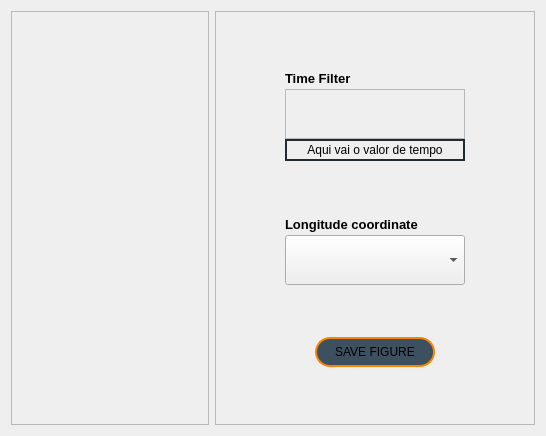
<?xml version="1.0" encoding="UTF-8"?>
<ui version="4.0">
 <class>WindButton_LonLatProfile</class>
 <widget class="QWidget" name="WindButton_LonLatProfile">
  <property name="geometry">
   <rect>
    <x>0</x>
    <y>0</y>
    <width>546</width>
    <height>436</height>
   </rect>
  </property>
  <property name="windowTitle">
   <string>Form</string>
  </property>
  <layout class="QHBoxLayout" name="horizontalLayout">
   <item>
    <widget class="QFrame" name="frame">
     <property name="frameShape">
      <enum>QFrame::Shape::StyledPanel</enum>
     </property>
     <property name="frameShadow">
      <enum>QFrame::Shadow::Raised</enum>
     </property>
    </widget>
   </item>
   <item>
    <widget class="QFrame" name="frame_2">
     <property name="minimumSize">
      <size>
       <width>320</width>
       <height>0</height>
      </size>
     </property>
     <property name="maximumSize">
      <size>
       <width>320</width>
       <height>16777215</height>
      </size>
     </property>
     <property name="frameShape">
      <enum>QFrame::Shape::StyledPanel</enum>
     </property>
     <property name="frameShadow">
      <enum>QFrame::Shadow::Raised</enum>
     </property>
     <layout class="QGridLayout" name="gridLayout">
      <item row="0" column="0">
       <layout class="QHBoxLayout" name="horizontalLayout_7">
        <item>
         <spacer name="horizontalSpacer_34">
          <property name="orientation">
           <enum>Qt::Orientation::Horizontal</enum>
          </property>
          <property name="sizeHint" stdset="0">
           <size>
            <width>28</width>
            <height>13</height>
           </size>
          </property>
         </spacer>
        </item>
        <item>
         <layout class="QVBoxLayout" name="verticalLayout_13">
          <property name="spacing">
           <number>0</number>
          </property>
          <item>
           <widget class="QLabel" name="TimeFilterLabel">
            <property name="minimumSize">
             <size>
              <width>180</width>
              <height>22</height>
             </size>
            </property>
            <property name="maximumSize">
             <size>
              <width>180</width>
              <height>22</height>
             </size>
            </property>
            <property name="font">
             <font>
              <pointsize>10</pointsize>
              <italic>false</italic>
              <bold>true</bold>
              <underline>false</underline>
              <strikeout>false</strikeout>
             </font>
            </property>
            <property name="text">
             <string>Time Filter</string>
            </property>
           </widget>
          </item>
          <item>
           <widget class="QFrame" name="frame_buttons_animation_time">
            <property name="minimumSize">
             <size>
              <width>180</width>
              <height>50</height>
             </size>
            </property>
            <property name="maximumSize">
             <size>
              <width>180</width>
              <height>50</height>
             </size>
            </property>
            <property name="styleSheet">
             <string notr="true">QPushButton {
    background-color: transparent;
    border: none;
    padding: 10px; /* Adicione um padding maior para ajustar o tamanho do fundo */
}

QPushButton:hover {
    background-color: rgba(255, 165, 0, 0.2); /* Cor de fundo no hover */
    border-radius: 5px; /* Bordas arredondadas */
}

QPushButton:pressed {
    background-color: rgba(255, 165, 0, 0.5); /* Cor de fundo ao pressionar */
}</string>
            </property>
            <property name="frameShape">
             <enum>QFrame::Shape::StyledPanel</enum>
            </property>
            <property name="frameShadow">
             <enum>QFrame::Shadow::Raised</enum>
            </property>
            <layout class="QGridLayout" name="gridLayout_7">
             <item row="0" column="0">
              <widget class="QPushButton" name="start_button_time">
               <property name="text">
                <string/>
               </property>
               <property name="icon">
                <iconset resource="resouces.qrc">
                 <normaloff>:/icons/icons/backward - laranja.png</normaloff>:/icons/icons/backward - laranja.png</iconset>
               </property>
               <property name="iconSize">
                <size>
                 <width>20</width>
                 <height>20</height>
                </size>
               </property>
              </widget>
             </item>
             <item row="0" column="1">
              <widget class="QPushButton" name="backward_button_time">
               <property name="text">
                <string/>
               </property>
               <property name="icon">
                <iconset resource="resouces.qrc">
                 <normaloff>:/icons/icons/arrow-left - laranja.png</normaloff>:/icons/icons/arrow-left - laranja.png</iconset>
               </property>
               <property name="iconSize">
                <size>
                 <width>20</width>
                 <height>20</height>
                </size>
               </property>
              </widget>
             </item>
             <item row="0" column="2">
              <widget class="QPushButton" name="pause_button_time">
               <property name="text">
                <string/>
               </property>
               <property name="icon">
                <iconset resource="resouces.qrc">
                 <normaloff>:/icons/icons/pause - laranja.png</normaloff>:/icons/icons/pause - laranja.png</iconset>
               </property>
               <property name="iconSize">
                <size>
                 <width>20</width>
                 <height>20</height>
                </size>
               </property>
              </widget>
             </item>
             <item row="0" column="3">
              <widget class="QPushButton" name="play_button_time">
               <property name="text">
                <string/>
               </property>
               <property name="icon">
                <iconset resource="resouces.qrc">
                 <normaloff>:/icons/icons/play - laranja.png</normaloff>:/icons/icons/play - laranja.png</iconset>
               </property>
               <property name="iconSize">
                <size>
                 <width>20</width>
                 <height>20</height>
                </size>
               </property>
               <property name="checkable">
                <bool>false</bool>
               </property>
              </widget>
             </item>
             <item row="0" column="4">
              <widget class="QPushButton" name="forward_button_time">
               <property name="text">
                <string/>
               </property>
               <property name="icon">
                <iconset resource="resouces.qrc">
                 <normaloff>:/icons/icons/arrow-right - laranja.png</normaloff>:/icons/icons/arrow-right - laranja.png</iconset>
               </property>
               <property name="iconSize">
                <size>
                 <width>20</width>
                 <height>20</height>
                </size>
               </property>
              </widget>
             </item>
             <item row="0" column="5">
              <widget class="QPushButton" name="finish_button_time">
               <property name="text">
                <string/>
               </property>
               <property name="icon">
                <iconset resource="resouces.qrc">
                 <normaloff>:/icons/icons/forward - laranja.png</normaloff>:/icons/icons/forward - laranja.png</iconset>
               </property>
               <property name="iconSize">
                <size>
                 <width>20</width>
                 <height>20</height>
                </size>
               </property>
              </widget>
             </item>
            </layout>
           </widget>
          </item>
          <item>
           <widget class="QLabel" name="TimeValueLabel">
            <property name="minimumSize">
             <size>
              <width>180</width>
              <height>22</height>
             </size>
            </property>
            <property name="maximumSize">
             <size>
              <width>180</width>
              <height>22</height>
             </size>
            </property>
            <property name="styleSheet">
             <string notr="true">border: 2px solid #212b33</string>
            </property>
            <property name="text">
             <string notr="true">Aqui vai o valor de tempo</string>
            </property>
            <property name="alignment">
             <set>Qt::AlignmentFlag::AlignCenter</set>
            </property>
           </widget>
          </item>
         </layout>
        </item>
        <item>
         <spacer name="horizontalSpacer_35">
          <property name="orientation">
           <enum>Qt::Orientation::Horizontal</enum>
          </property>
          <property name="sizeHint" stdset="0">
           <size>
            <width>28</width>
            <height>13</height>
           </size>
          </property>
         </spacer>
        </item>
       </layout>
      </item>
      <item row="1" column="0">
       <layout class="QHBoxLayout" name="horizontalLayout_2">
        <item>
         <spacer name="horizontalSpacer_37">
          <property name="orientation">
           <enum>Qt::Orientation::Horizontal</enum>
          </property>
          <property name="sizeHint" stdset="0">
           <size>
            <width>28</width>
            <height>13</height>
           </size>
          </property>
         </spacer>
        </item>
        <item>
         <layout class="QVBoxLayout" name="verticalLayout">
          <property name="spacing">
           <number>0</number>
          </property>
          <item>
           <widget class="QLabel" name="TimeFilterLabel_2">
            <property name="minimumSize">
             <size>
              <width>180</width>
              <height>22</height>
             </size>
            </property>
            <property name="maximumSize">
             <size>
              <width>180</width>
              <height>22</height>
             </size>
            </property>
            <property name="font">
             <font>
              <pointsize>10</pointsize>
              <italic>false</italic>
              <bold>true</bold>
              <underline>false</underline>
              <strikeout>false</strikeout>
             </font>
            </property>
            <property name="text">
             <string>Longitude coordinate</string>
            </property>
           </widget>
          </item>
          <item>
           <widget class="QComboBox" name="comboBox">
            <property name="minimumSize">
             <size>
              <width>180</width>
              <height>50</height>
             </size>
            </property>
            <property name="maximumSize">
             <size>
              <width>180</width>
              <height>50</height>
             </size>
            </property>
           </widget>
          </item>
         </layout>
        </item>
        <item>
         <spacer name="horizontalSpacer_36">
          <property name="orientation">
           <enum>Qt::Orientation::Horizontal</enum>
          </property>
          <property name="sizeHint" stdset="0">
           <size>
            <width>28</width>
            <height>13</height>
           </size>
          </property>
         </spacer>
        </item>
       </layout>
      </item>
      <item row="2" column="0">
       <layout class="QHBoxLayout" name="horizontalLayout_15">
        <item>
         <spacer name="horizontalSpacer_40">
          <property name="orientation">
           <enum>Qt::Orientation::Horizontal</enum>
          </property>
          <property name="sizeHint" stdset="0">
           <size>
            <width>18</width>
            <height>17</height>
           </size>
          </property>
         </spacer>
        </item>
        <item>
         <layout class="QHBoxLayout" name="horizontalLayout_6">
          <item>
           <widget class="QPushButton" name="SaveFigButton">
            <property name="minimumSize">
             <size>
              <width>120</width>
              <height>30</height>
             </size>
            </property>
            <property name="maximumSize">
             <size>
              <width>120</width>
              <height>30</height>
             </size>
            </property>
            <property name="styleSheet">
             <string notr="true">QPushButton{
	background-color: rgb(61, 80, 95);
	border-radius: 15px;
	border: 2px solid #F98600;
}

QPushButton:hover{
	color: #F98600;
	font-size: 14px;
}</string>
            </property>
            <property name="text">
             <string>SAVE FIGURE</string>
            </property>
           </widget>
          </item>
         </layout>
        </item>
        <item>
         <spacer name="horizontalSpacer_41">
          <property name="orientation">
           <enum>Qt::Orientation::Horizontal</enum>
          </property>
          <property name="sizeHint" stdset="0">
           <size>
            <width>18</width>
            <height>17</height>
           </size>
          </property>
         </spacer>
        </item>
       </layout>
      </item>
     </layout>
    </widget>
   </item>
  </layout>
 </widget>
 <resources>
  <include location="resouces.qrc"/>
 </resources>
 <connections/>
</ui>
